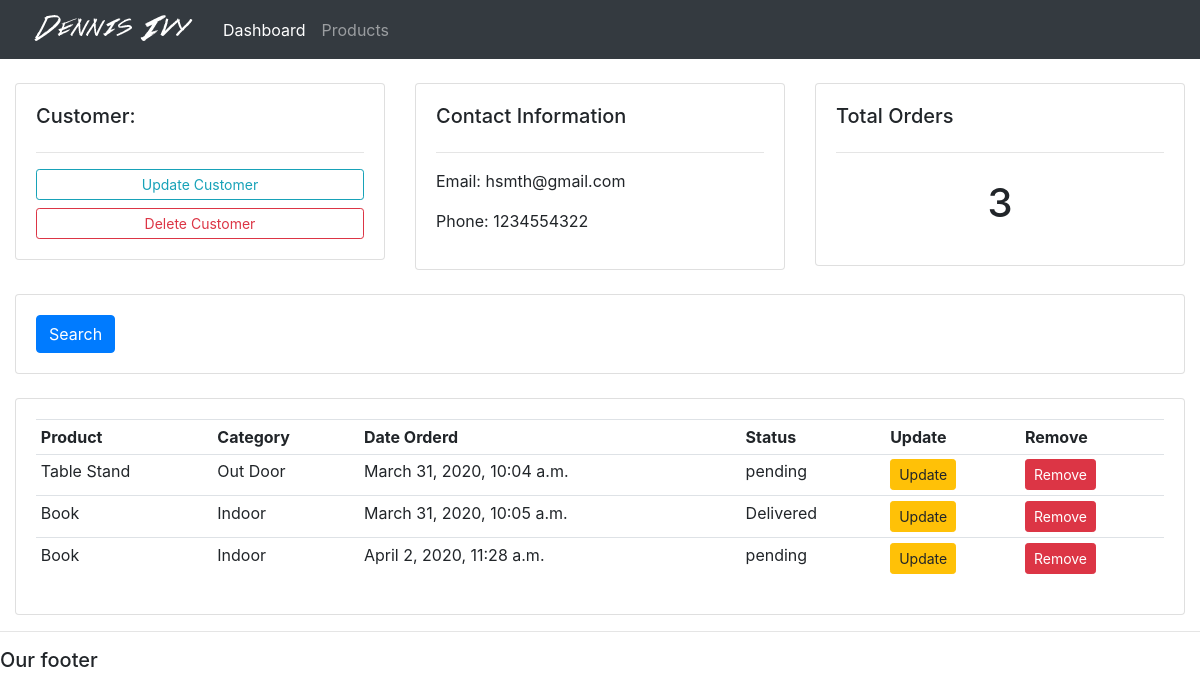
/customers/2, run on the app's committed database.
### accounts/models.py (models this page shows, shortened)
class Customer(models.Model):
    name = models.CharField(max_length=200, null=True)
    phone = models.CharField(max_length=200, null=True)
    email = models.CharField(max_length=200, null=True)
    date_created = models.DateTimeField(auto_now_add=True, null=True)

class Order(models.Model):
    STATUS = (
        ('pending', 'Pending'),
        ('Out for deliver', 'Out for deliver'),
        ('Delivered', 'Delivered'),
    )
    customer = models.ForeignKey(
        Customer, null=True, on_delete=models.SET_NULL)
    product = models.ForeignKey(Product, null=True, on_delete=models.SET_NULL)
    status = models.CharField(max_length=200, null=True,  choices=STATUS)
    date_created = models.DateTimeField(auto_now_add=True, null=True)

class Product(models.Model):
    CATEGORY = (
        ('Indoor', 'Indoor'),
        ('Out Door', 'Out Door'),
    )
    name = models.CharField(max_length=200, null=True)
    price = models.FloatField(null=True)
    category = models.CharField(max_length=200, null=True, choices=CATEGORY)
    description = models.CharField(max_length=200, null=True)
    date_created = models.DateTimeField(auto_now_add=True, null=True)
    tags = models.ManyToManyField(Tags)
    def __str__(self):
        return self.name

### accounts/views.py (the view)
# urls.py: path('customers/<str:pk_test>', views.customers, name="customer"),
def customers(request, pk_test):
    customer = Customer.objects.get(id=pk_test)
    orders = customer.order_set.all()
    orders_count = orders.count()
    context = {
        'customer': customer,
        'orders': orders,
        'orders_count': orders_count
    }
    return render(request, 'accounts/customer.html', context)

### templates/accounts/customer.html
{%  extends 'accounts/main.html' %}
{% block content %}
<br>
<div class="row">
	<div class="col-md">
		<div class="card card-body">
			<h5>Customer:</h5>
			<hr>
			<a class="btn btn-outline-info  btn-sm btn-block" href="">Update Customer</a>
			<a class="btn btn-outline-danger  btn-sm btn-block" href="">Delete Customer</a>
		</div>
	</div>
	<div class="col-md">
		<div class="card card-body">
			<h5>Contact Information</h5>
			<hr>
			<p>Email: {{customer.email}}</p>
			<p>Phone: {{customer.phone}}</p>
		</div>
	</div>
	<div class="col-md">
		<div class="card card-body">
			<h5>Total Orders</h5>
			<hr>
			<h1 style="text-align: center;padding: 10px">{{orders_count}}</h1>
		</div>
	</div>
</div>
<br>
<div class="row">
	<div class="col">
		<div class="card card-body">
			<form method="get">
				<button class="btn btn-primary" type="submit">Search</button>
			</form>
		</div>
	</div>
</div>
<br>
<div class="row">
	<div class="col-md">
		<div class="card card-body">
			<table class="table table-sm">
				<tr>
					<th>Product</th>
					<th>Category</th>
					<th>Date Orderd</th>
					<th>Status</th>
					<th>Update</th>
					<th>Remove</th>
				</tr>
				{% for order in orders %}
				<tr>
					<td>{{order.product}}</td>
					<td>{{order.product.category}}</td>
					<td>{{order.date_created}}</td>
					<td>{{order.status}}</td>
					<td><a class="btn btn-sm btn-warning" href="{% url 'update_order' order.id %}">Update</a></td>
					<td><a class="btn btn-sm btn-danger" href="{% url 'delete_order' order.id %}">Remove</a></td>
				</tr>
				{% endfor %}
			</table>
		</div>
	</div>
</div>
{% endblock %}

### static/css/main.css (style rules this page uses)
body { background-color: #ebeff5; }

### data on the page
Customer: email "hsmth@gmail.com", phone "1234554322"
Order: product "Table Stand", product.category "Out Door", date_created "March 31, 2020, 10:04 a.m.", status "pending"
Order: product "Book", product.category "Indoor", date_created "March 31, 2020, 10:05 a.m.", status "Delivered"
Order: product "Book", product.category "Indoor", date_created "April 2, 2020, 11:28 a.m.", status "pending"

### other printed values
{{ orders_count }} "3"
